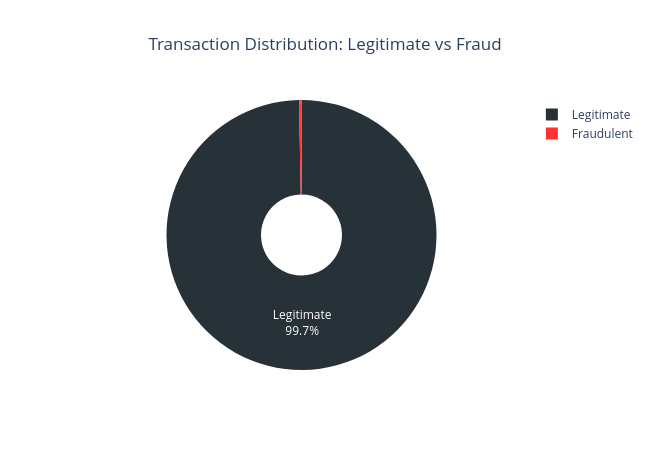

Notebook code for this chart:
### Code cell
fraud_unbiased_perc_pd = fraud_unbiased_perc.toPandas()

fraud_unbiased_perc_fig = px.pie(
    fraud_unbiased_perc_pd ,
    values='Total', 
    names='target', 
    title= 'Transaction Distribution: Legitimate vs Fraud',
    color='target',
    color_discrete_map={'Legitimate': '#263238', 'Fraudulent': '#FF3333'},
    hole=0.3
    )

fraud_unbiased_perc_fig.update_traces(
    textposition='inside', 
    textinfo='percent+label',
    )
fraud_unbiased_perc_fig.update_layout(width=650, height=450, title_x=0.5, autosize=False)

fraud_unbiased_perc_fig.show()

### Figure 1 — Plotly figure (JSON) as saved in the notebook; plotly's stock layout.template omitted (floating-point values rounded to 4 significant figures)
{"data": [{"customdata": [["Fraudulent"], ["Legitimate"]], "domain": {"x": [0, 1], "y": [0, 1]}, "hole": 0.3, "hovertemplate": "target=%{customdata[0]}<br>Total=%{value}<extra></extra>", "labels": ["Fraudulent", "Legitimate"], "legendgroup": "", "marker": {"colors": ["#FF3333", "#263238"]}, "name": "", "showlegend": true, "textinfo": "percent+label", "textposition": "inside", "type": "pie", "values": [9178, 3119448]}], "layout": {"autosize": false, "height": 450, "legend": {"tracegroupgap": 0}, "title": {"text": "Transaction Distribution: Legitimate vs Fraud", "x": 0.5}, "width": 650}}
